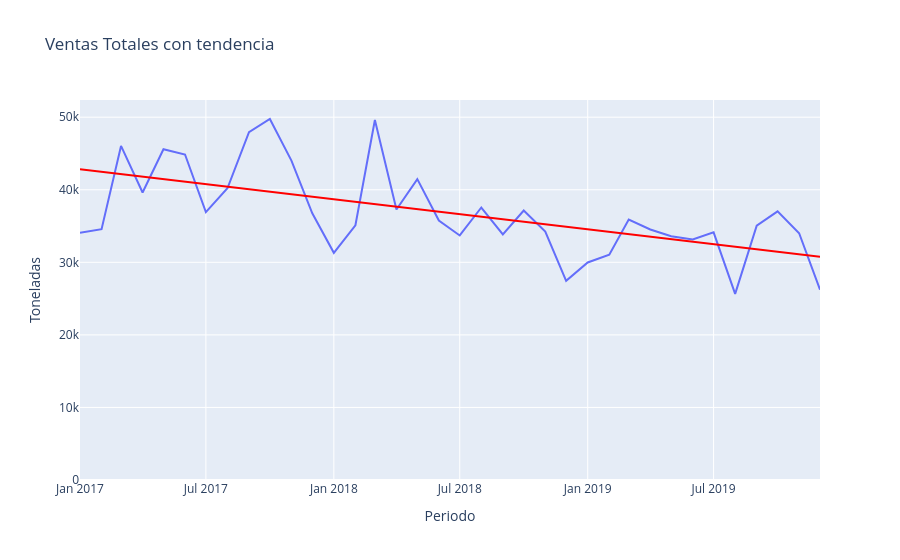

The notebook cell this image was saved under:
### Code cell
# Grafico global de ventas con tendencia
gra = px.scatter(
    con.sql("SELECT * FROM tb_ventas_global").df(),
    x="periodo",
    y="tn",
    title="Ventas Totales con tendencia",
    labels={"periodo": "Periodo", "tn": "Toneladas"},
    trendline='ols',
    trendline_color_override='red'
)

# Display the plot
gra.update_traces(mode='lines')
gra.update_yaxes(rangemode="tozero")
gra.show()
